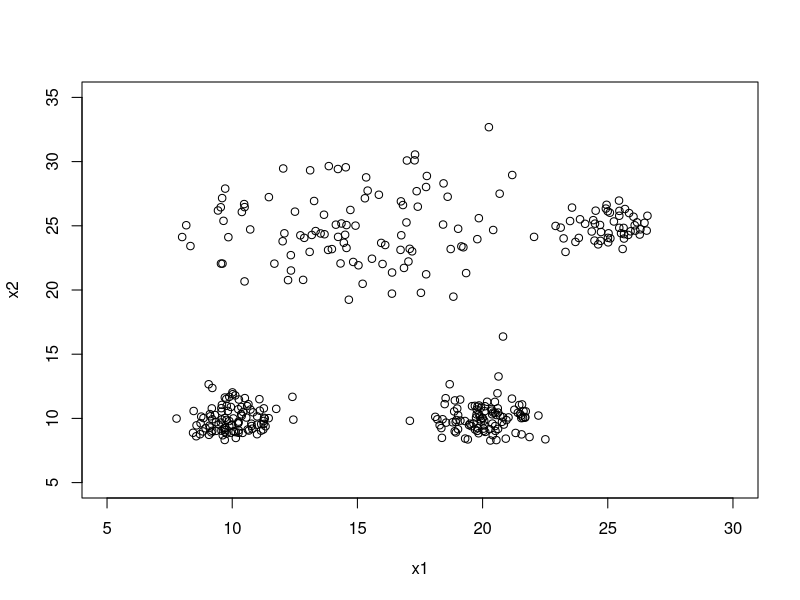
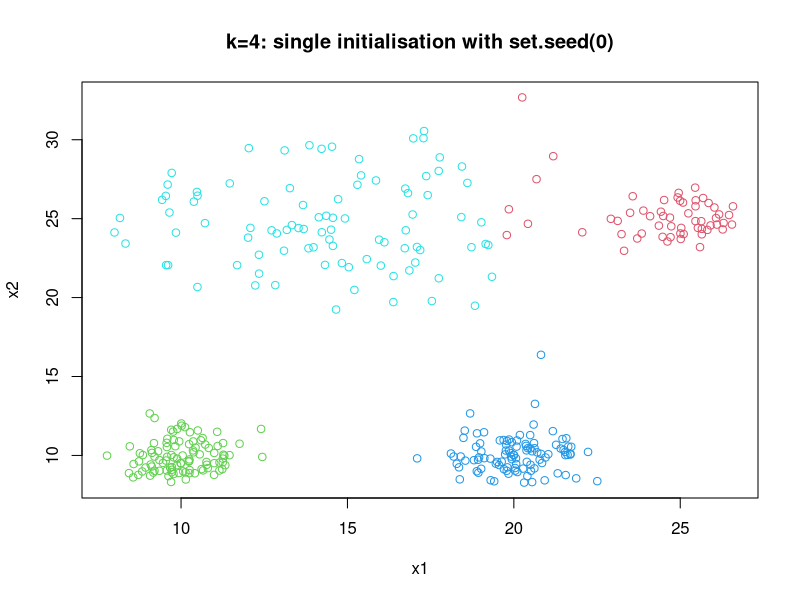
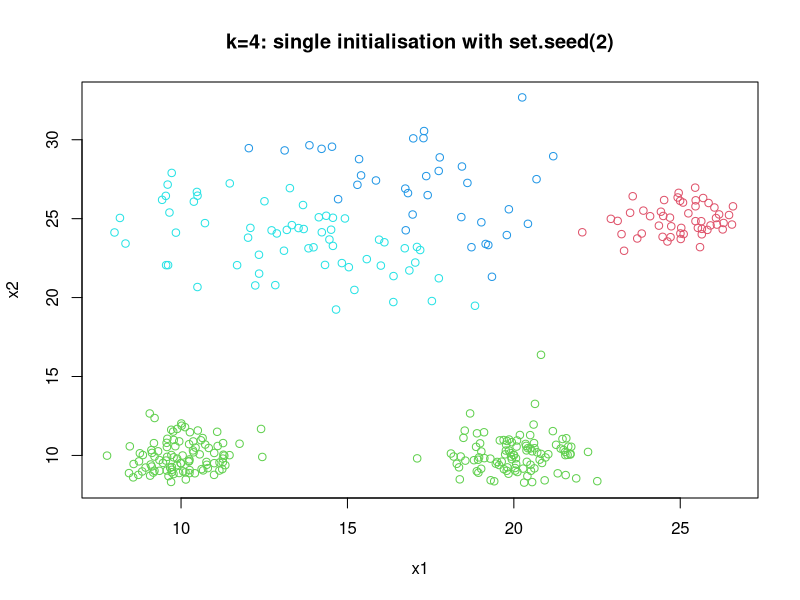
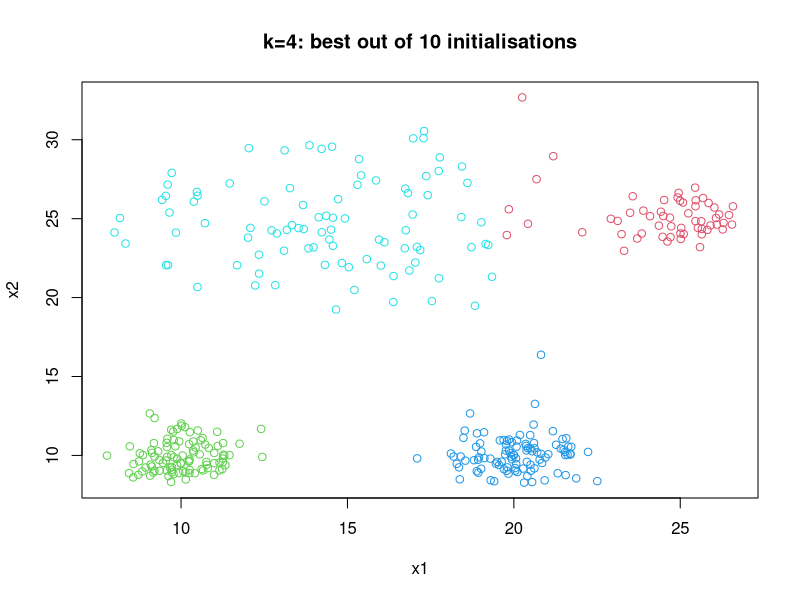
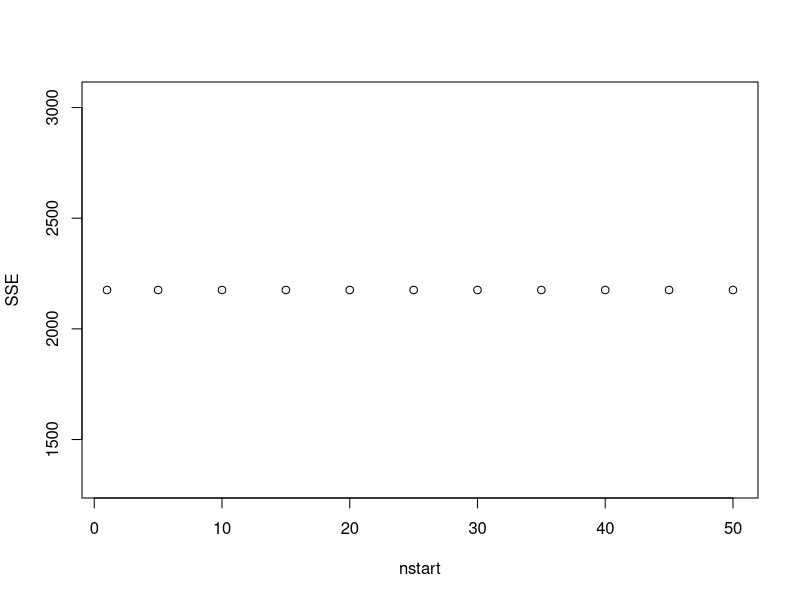

Write R code to recreate these figures, in order.
# K-Means Walkthrough

# We generate four clusters following multivariate normal distributions in two dimensions:
set.seed(0)
x11 <- rnorm(n = 100, mean = 10, sd = 1) # Cluster 1 (x1 coordinate)
x21 <- rnorm(n = 100, mean = 10, sd = 1) # Cluster 1 (x2 coordinate)
x12 <- rnorm(n = 100, mean = 20, sd = 1) # Cluster 2 (x1 coordinate)
x22 <- rnorm(n = 100, mean = 10, sd = 1) # Cluster 2 (x2 coordinate)
x13 <- rnorm(n = 100, mean = 15, sd = 3) # Cluster 3 (x1 coordinate)
x23 <- rnorm(n = 100, mean = 25, sd = 3) # Cluster 3 (x2 coordinate)
x14 <- rnorm(n = 50, mean = 25, sd = 1)  # Cluster 4 (x1 coordinate)
x24 <- rnorm(n = 50, mean = 25, sd = 1)  # Cluster 4 (x2 coordinate)
dat <- data.frame(x1 = c(x11,x12,x13,x14), x2 = c(x21,x22,x23,x24))
plot(dat$x1, dat$x2, xlim = c(5,30), ylim = c(5,35), xlab = "x1", ylab = "x2")

# We can run k-means with k=4 in this dataset using the function kmeans() from the stats package available in base R:
library(stats)

set.seed(0)
km.out <- kmeans(x = dat, centers = 4)
km.out

# The result can be visualised by mapping the cluster labels into colours:
plot(dat, col=(km.out$cluster+1), main="k=4: single initialisation with set.seed(0)", xlab="x1", ylab="x2")

# Notice that the result does not correspond to the four clusters as they have been generated. (Random Initialization Trap)

# The reason is that the algorithm got trapped into a local minima, as described earlier. 
# We can confirm this by running the algorithm again from a different random initialisation, 
# and noticing that the result will be very different:
set.seed(2)
km.out <- kmeans(x = dat, centers = 4)
km.out$tot.withinss

plot(dat, col=(km.out$cluster+1), main="k=4: single initialisation with set.seed(2)", xlab="x1", ylab="x2")

# The function kmeans() provides a built-in implementation of this procedure, 
# activated by setting attribute nstart to an integer greater than 1 (nstart = 1 is the default value, 
# which corresponds to a single initialisation). Let's try nstart = 10 in our example,
# which means running k-means 10 times and then choose the solution with least SSE value:

set.seed(0)
km.out <- kmeans(x = dat, centers = 4, nstart = 10)
km.out$tot.withinss

plot(dat, col=(km.out$cluster+1), main="k=4: best out of 10 initialisations", xlab="x1", ylab="x2")
# Notice that the solution above is visually much better,
# and the corresponding SSE is less than half the ones we had obtained from the two previous individual initialisations.

# nstart 1 through 50
nstart <- seq(from=0, to=50, by=5); nstart[1] <- 1
SSE <- rep(0, 11)
for (i in 1:11){
  set.seed(0)
  km.out <- kmeans(x = dat, centers = 4, nstart = nstart[i])
  SSE[i] <- km.out$tot.withinss
}
plot(nstart, SSE, xlab="nstart", ylab="SSE")







